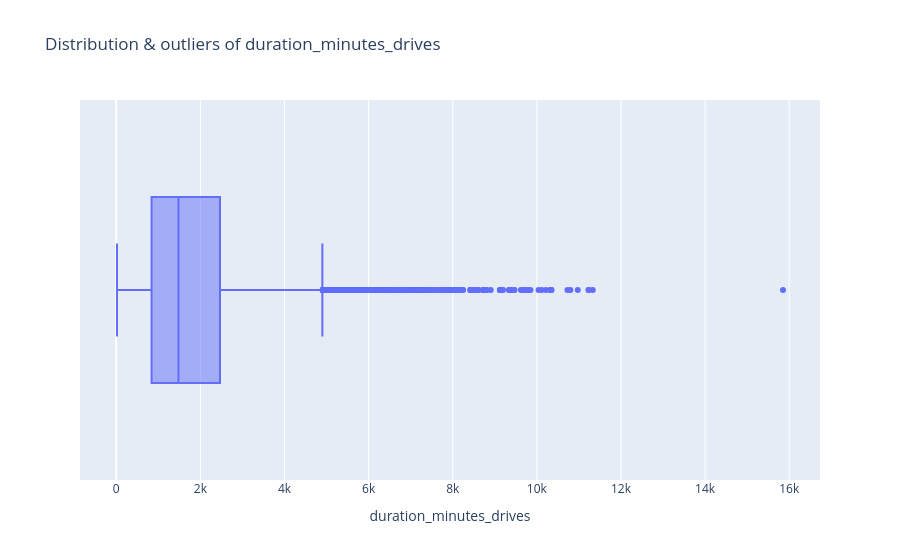

The cell this chart's notebook holds for it:
### Markdown cell above
> **❓ Chart Question 7:** How are the driving durations in minutes distributed among users (`duration_minutes_drives`)?

### Code cell
px.box(df, x='duration_minutes_drives', title='Distribution & outliers of duration_minutes_drives')

### Figure 1 — Plotly figure (JSON) as saved in the notebook; plotly's stock layout.template omitted (floating-point values rounded to 4 significant figures; data arrays with more than 128 entries replaced by an {"elided": "..."} marker saying what was removed)
{"data": [{"alignmentgroup": "True", "hovertemplate": "duration_minutes_drives=%{x}<extra></extra>", "legendgroup": "", "marker": {"color": "#636efa"}, "name": "", "notched": false, "offsetgroup": "", "orientation": "h", "showlegend": false, "type": "box", "x": {"elided": "14299 float values"}, "x0": " ", "xaxis": "x", "y0": " ", "yaxis": "y"}], "layout": {"boxmode": "group", "legend": {"tracegroupgap": 0}, "title": {"text": "Distribution & outliers of duration_minutes_drives"}, "xaxis": {"anchor": "y", "domain": [0, 1], "title": {"text": "duration_minutes_drives"}}, "yaxis": {"anchor": "x", "domain": [0, 1]}}}
